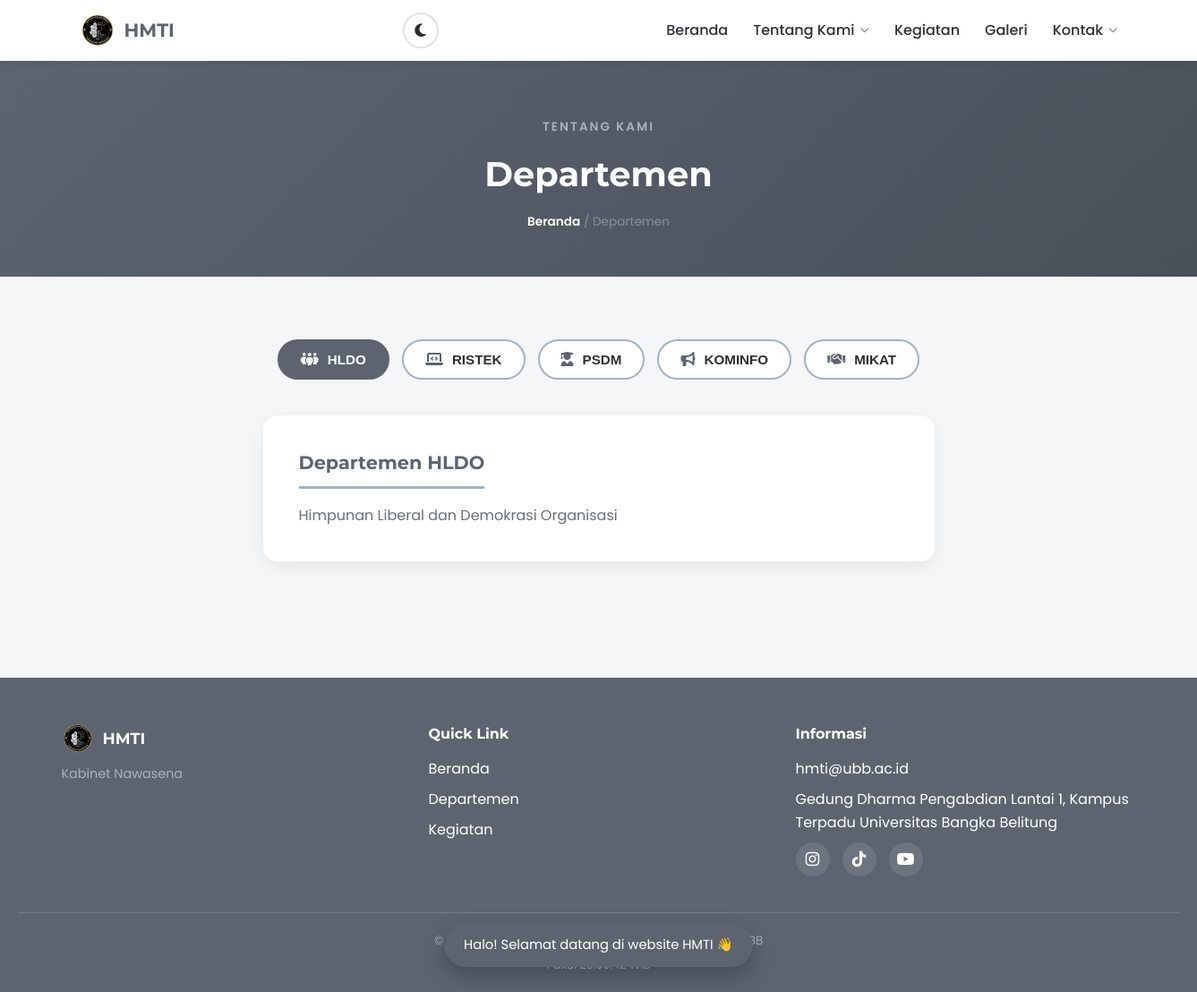
Screenshot of /tentang/departemen.php with the database file from the repository.
### tables this page shows
CREATE TABLE `departemen` (
  `id` int(11) NOT NULL,
  `nama_departemen` varchar(50) NOT NULL,
  `deskripsi` text DEFAULT NULL
);

### includes/security.php (called while the page is built, shortened)
<?php
function e($value): string {
    return htmlspecialchars((string)$value, ENT_QUOTES, 'UTF-8');
}

### tentang/departemen.php (the view, shortened to what this page needs)
<?php
include '../includes/header.php';
?>
<link rel="stylesheet" href="<?= BASE_URL ?>/assets/css/tentang.css?v=<?= (int)@filemtime(__DIR__ . '/../assets/css/tentang.css') ?>">
<section class="page-banner">
    <span>Tentang Kami</span>
    <h1>Departemen</h1>
    <div class="breadcrumb"><a href="<?= BASE_URL ?>/index.php">Beranda</a> / Departemen</div>
</section>
<section class="section">
    <div class="departemen-tabs">
        <?php
        $icon_map = [
            'hldo'    => 'fa-people-group',
            'ristek'  => 'fa-laptop-code',
            'psdm'    => 'fa-user-graduate',
            'kominfo' => 'fa-bullhorn',
            'mikat'   => 'fa-handshake',
        ];
        $query_dept = "SELECT id, nama_departemen, deskripsi FROM departemen ORDER BY id ASC";
        $result_dept = mysqli_query($koneksi, $query_dept);
        $departemen_list = [];
        if ($result_dept) {
            while ($row = mysqli_fetch_assoc($result_dept)) {
                $departemen_list[] = $row;
            }
        }
        foreach ($departemen_list as $index => $dept):
            $slug = strtolower($dept['nama_departemen']);
            $icon = $icon_map[$slug] ?? 'fa-users';
        ?>
            <button class="tab-btn <?= $index === 0 ? 'active' : '' ?>" data-target="dept-<?= e($slug) ?>" data-slug="<?= e($slug) ?>">
                <i class="fa-solid <?= $icon ?>"></i>
                <span><?= htmlspecialchars($dept['nama_departemen']) ?></span>
            </button>
        <?php endforeach; ?>
    </div>
    <div class="departemen-content">
        <?php foreach ($departemen_list as $index => $dept):
            $slug = strtolower($dept['nama_departemen']);
        ?>
            <div id="dept-<?= e($slug) ?>" class="dept-panel <?= $index === 0 ? 'active' : '' ?>">
                <h3>Departemen <?= htmlspecialchars($dept['nama_departemen']) ?></h3>
                <p><?= nl2br(htmlspecialchars($dept['deskripsi'])) ?></p>
            </div>
        <?php endforeach; ?>
    </div>
</section>
<?php include '../includes/footer.php'; ?>

### assets/css/global.css (style rules this page uses)
:root { --hmti-dark: #5d6470; --hmti-light: #a3b3c1; --hmti-bg: #f4f6f8; --hmti-white: #ffffff; --hmti-text: #2d2f36; --card-bg: #ffffff; --card-shadow: rgba(0, 0, 0, 0.06); --card-hover-shadow: rgba(0, 0, 0, 0.12); --border-color: #dfe3e7; --text-secondary: #6b6f76; --text-muted: #8a8f98; --nav-bg: #ffffff; --footer-text: #ffffff; --header-shadow: rgba(0, 0, 0, 0.08); --section-alt-bg: #ffffff; --input-bg: #ffffff; --hover-bg: #f8f9fa; --overlay-bg: rgba(0, 0, 0, 0.5); --lightbox-bg: rgba(20, 22, 26, 0.92); --danger-color: #b23b3b; --danger-bg: #fdecea; --success-color: #1e7e42; --success-bg: #e6f7ed; --warning-color: #e8a317; --hero-overlay: linear-gradient(180deg, rgba(93, 100, 112, 0.75), rgba(93, 100, 112, 0.9)); --detail-overlay: linear-gradient(180deg, rgba(93, 100, 112, 0.3), rgba(30, 32, 36, 0.9)); --font-heading: "Montserrat", sans-serif; --font-body: "Poppins", sans-serif; }
html { transition: background-color 0.3s ease, color 0.3s ease; }
body { transition: background-color 0.3s ease, color 0.3s ease; }
*, *::before, *::after { transition: background-color 0.25s ease, border-color 0.25s ease, color 0.25s ease, box-shadow 0.25s ease; }
* { margin: 0; padding: 0; box-sizing: border-box; }
body { font-family: var(--font-body); color: var(--hmti-text); background-color: var(--hmti-bg); line-height: 1.6; }
h1, h2, h3, h4, h5, h6 { font-family: var(--font-heading); }
a { text-decoration: none; color: inherit; }
.section { max-width: 1200px; margin: 0 auto; padding: 70px 20px; }
.page-banner { background: linear-gradient(135deg, var(--hmti-dark), #4a505a); color: var(--footer-text); text-align: center; padding: 60px 20px 50px; }
.page-banner span { color: var(--hmti-light); font-weight: 600; letter-spacing: 2px; font-size: 0.85rem; text-transform: uppercase; }
.page-banner h1 { font-size: clamp(1.6rem, 3.5vw, 2.4rem); margin-top: 10px; }
.page-banner .breadcrumb { margin-top: 12px; font-size: 0.85rem; color: var(--text-muted); }
.page-banner .breadcrumb a { color: #fff; font-weight: 600; }
html { scroll-behavior: smooth; }

### assets/css/tentang.css (style rules this page uses)
.departemen-tabs { display: flex; flex-wrap: wrap; justify-content: center; gap: 14px; margin-bottom: 40px; }
.tab-btn { display: flex; align-items: center; gap: 10px; background-color: var(--card-bg); border: 2px solid var(--hmti-light); color: var(--hmti-text); padding: 12px 24px; border-radius: 30px; font-weight: 600; font-size: 0.95rem; cursor: pointer; transition: all 0.25s ease; }
.tab-btn i { font-size: 1rem; color: var(--hmti-dark); transition: color 0.25s ease; }
.tab-btn.active { background-color: var(--hmti-dark); border-color: var(--hmti-dark); color: #fff; }
.tab-btn.active i { color: #fff; }
.departemen-content { max-width: 750px; margin: 0 auto; min-height: 160px; position: relative; }
.dept-panel { display: none; background-color: var(--card-bg); border-radius: 16px; padding: 36px 40px; box-shadow: 0 6px 20px var(--card-shadow); animation: fadeInPanel 0.35s ease; }
.dept-panel.active { display: block; }
.dept-panel h3 { color: var(--hmti-dark); font-size: 1.3rem; margin-bottom: 16px; padding-bottom: 10px; border-bottom: 3px solid var(--hmti-light); display: inline-block; }
.dept-panel p { color: var(--text-secondary); line-height: 1.8; text-align: left; }

### rows the page displays
departemen: nama_departemen "HLDO", deskripsi "Himpunan Liberal dan Demokrasi Organisasi"
departemen: nama_departemen "RISTEK"
departemen: nama_departemen "PSDM"
departemen: nama_departemen "KOMINFO"
departemen: nama_departemen "MIKAT"
